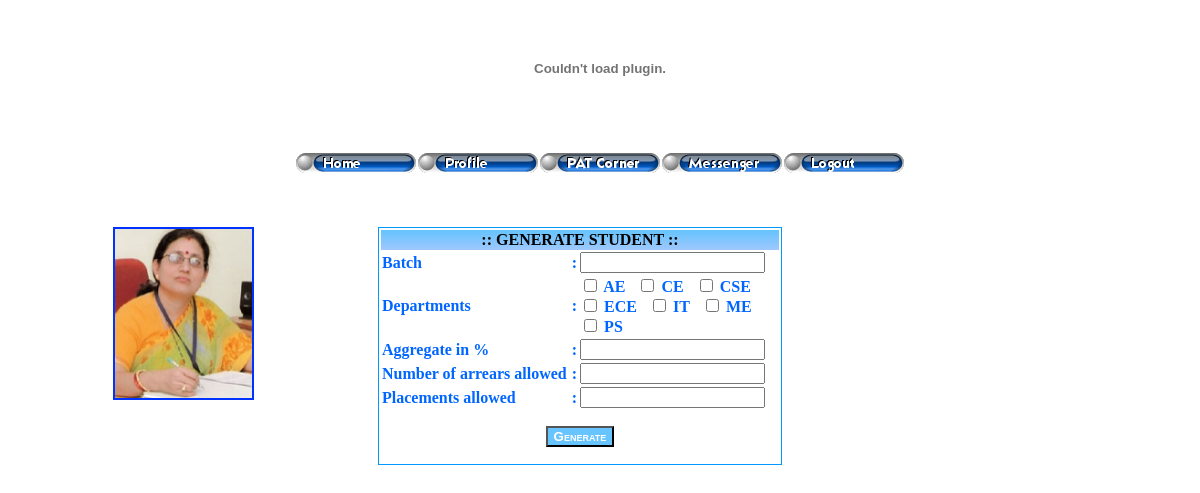
Screenshot of /searchpat.php (signed in) with the database file from the repository.
### tables this page shows
CREATE TABLE IF NOT EXISTS `staff` (
  `staffid` varchar(15) NOT NULL,
  `password` varchar(100) NOT NULL,
  `name` varchar(50) NOT NULL,
  `email` varchar(50) NOT NULL,
  `phone` varchar(15) NOT NULL,
  `mobile` varchar(15) NOT NULL,
  `maritalStatus` char(1) NOT NULL,
  `paddress` varchar(1000) NOT NULL,
  `taddress` varchar(1000) NOT NULL,
  `dob` date NOT NULL,
  `gender` char(1) NOT NULL,
  `religion` varchar(30) NOT NULL,
  `caste` varchar(30) NOT NULL,
  `dept` varchar(5) NOT NULL,
  `qualification` varchar(500) NOT NULL,
  `designation` varchar(30) NOT NULL,
  `photo` varchar(50) NOT NULL,
  PRIMARY KEY (`staffid`)
);

CREATE TABLE IF NOT EXISTS `department` (
  `dept` varchar(5) NOT NULL,
  `name` varchar(40) NOT NULL,
  `hod` varchar(15) NOT NULL,
  PRIMARY KEY (`dept`)
);

### searchpat.php (the view, shortened to what this page needs)
<?php
$user=$_COOKIE['user'];
		$result = mysql_query("SELECT * FROM staff WHERE staffid='$user'");
		$row = mysql_fetch_array($result);
		$photo=$row['photo'];
		$src="upload/".$photo;
?>
<!DOCTYPE HTML PUBLIC "-//W3C//DTD HTML 4.01 Transitional//EN" "http://www.w3.org/TR/html4/loose.dtd">
<html>
<head>
<link href="btstyle.css" rel="stylesheet" type="text/css">
</head>
<body>
<p>&nbsp;</p>
<table width="980" border="0" align="center">
  <tr>
    <td width="27%" height="251" valign="top"><p class="princprof3"><img src="<?php echo $src; ?>" alt="" name="photo" width="137" height="169" border="2" class="studprof2"></p>
        <p class="princprof3">&nbsp;</p>
        <p class="princprof3">&nbsp;</p></td>
    <td width="73%" align="left" valign="top">      <table width="400" border="0" align="left" cellpadding="1" cellspacing="1" bgcolor="#0099FF">
        <tr>
          <td bgcolor="#FFFFFF"><form name="form1" method="post" action="searchpat_list.php" onSubmit="return validate_form(this)">
              <table width="400" border="0" align="center" cellpadding="1" cellspacing="1">
                <tr>
                  <td colspan="3" background="title.jpg"><div align="center"><strong>:: GENERATE STUDENT :: </strong></div></td>
                </tr>
                <tr class="style1">
                  <td height="23">Batch</td>
                  <td>:</td>
                  <td class="style1" nowrap><input name="batch" type="text" id="batch2"></td>
                </tr>
                <tr>
                  <td width="215" height="23"><span class="style1">Departments</span></td>
                  <td width="5"><span class="style1">:</span></td>
                  <td width="370" class="style1">
                    <?php $con = mysql_connect("localhost","root","");
					$result = mysql_query("SELECT * FROM department");
					$count=1;
					while($row = mysql_fetch_array($result))
 					 {
 						 $i=$row['dept'];
 						 echo "<input type=\"checkbox\" name=\"$i\" value=\"$i\"> ".$i."&nbsp;&nbsp;&nbsp;";
						 $count++;
						if($count==4)
							echo "<br>";
 					 }
				?>
                  </td>
                </tr>
                <tr class="style1">
                  <td>Aggregate in % </td>
                  <td>:</td>
                  <td><input name="aggregate" type="text" id="aggregate2"></td>
                </tr>
                <tr class="style1">
                  <td nowrap>Number of arrears allowed </td>
                  <td>:</td>
                  <td><input name="arrears" type="text" id="arrears2"></td>
                </tr>
                <tr class="style1">
                  <td>Placements allowed </td>
                  <td>:</td>
                  <td><input name="placed" type="text" id="placed2"></td>
                </tr>
              </table>
              <p align="center">
                <input name="Submit" type="submit" class="butstyle" id="Submit2" value="Generate">
              </p>
          </form></td>
        </tr>
                </table></td>
  </tr>
</table>
</body>
</html>

### btstyle.css (style rules this page uses)
.butstyle { font-family: Verdana, Arial, Helvetica, sans-serif; font-weight: bold; font-variant: small-caps; color: #FFFFFF; background-color:#67C4FF; cursor: hand; }

### searchpat.php (style rules this page uses)
.princprof3 { font-weight: bold }
.studprof2 { color: #0033FF }

### rows the page displays
staff: photo (picture)
department: dept "AE"
department: dept "CE"
department: dept "CSE"
department: dept "ECE"
department: dept "IT"
department: dept "ME"
department: dept "PS"
